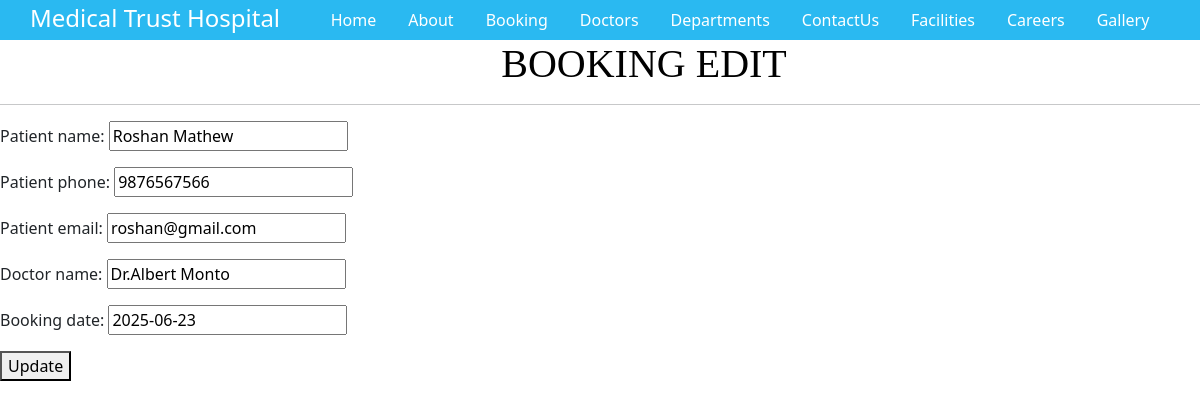
Page /bookingedit/2/ on the committed database.
### secondapp/models.py (models this page shows, shortened)
class BookingModel(models.Model):
    patient_name=models.CharField(max_length=50,null=True,blank=True)
    patient_phone=models.CharField(max_length=11,null=True,blank=True)
    patient_email=models.EmailField(null=True,blank=True)
    doctor_name=models.CharField(max_length=50,null=True,blank=True)
    booking_date=models.DateField(null=True,blank=True)

### secondapp/views.py (the view)
# urls.py: path('bookingedit/<int:id>/',views.BookingEdit,name='bookingedit'),
def BookingEdit(request,id):
    book=get_object_or_404(BookingModel,id=id)
    if request.method=='POST':
        form=BookingForm(request.POST,instance=book)
        if form.is_valid():
            form.save()
            return redirect('bookingdisplay')
    form=BookingForm(instance=book)
    return render(request,'bookingedit.html',{'form':form})

### secondapp/forms.py
class BookingForm(forms.ModelForm):
    class Meta:
        model=BookingModel
        fields='__all__'

### templates/bookingedit.html (shortened to what this page needs)
{% extends 'base.html'%}
{% load static %}
{% block content %}
<link href="{%static 'css/doctorstyle.css'%}" rel="stylesheet">
<div class="p2">
        <h1>BOOKING EDIT</h1>
      </div>
<hr>
<form method="POST">
    {{form.as_p}}
    <button type="submit">Update</button>
</form>
 {% endblock %}

### static/css/doctorstyle.css (style rules this page uses)
h1 { text-align: center; color:black; font-family:stencil; padding-right:16% }

### rows in the picture
BookingModel: patient_name "Roshan Mathew", patient_phone "9876567566", patient_email "roshan@gmail.com", doctor_name "Dr.Albert Monto", booking_date "2025-06-23"
